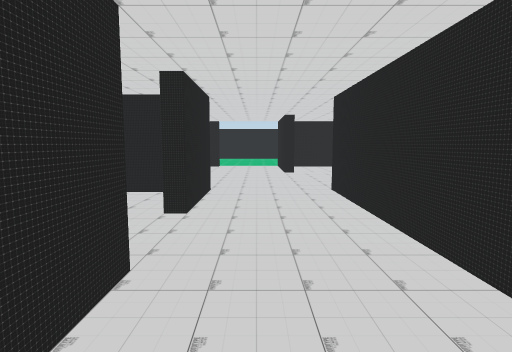
View 1 (above)

24 first-person views from a walk through a scene from a Unity 3-D project. The camera is 1.5 m above the floor, tilts 6° down and sees 80° across. Doors are open. The floor is counted in squares, 2 m on a side. Each view is taken from the middle of a square. On the plan, view 1 faces up. The plan holds only what a view shows up to about 10 squares ahead; the rest is blank. The place goes on beyond the plan. The player is left out. Some animated figures are left out.

View 2
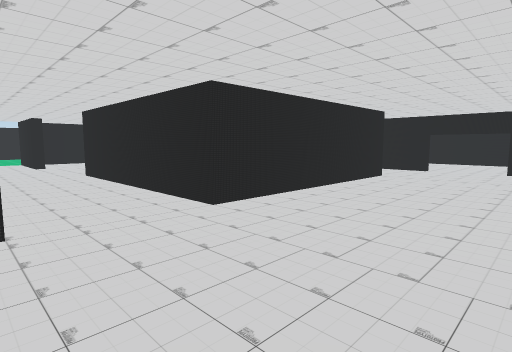

View 3
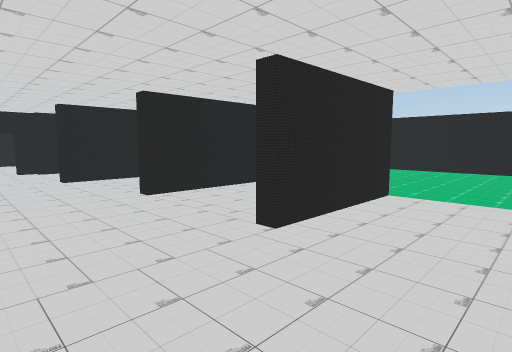

View 4
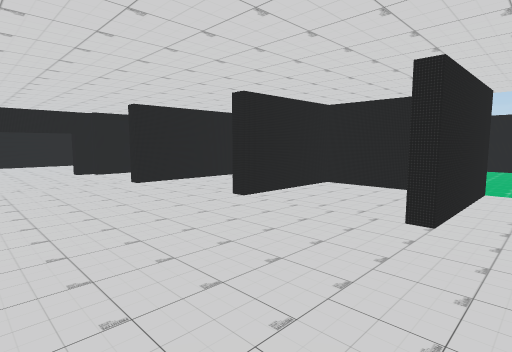

View 5
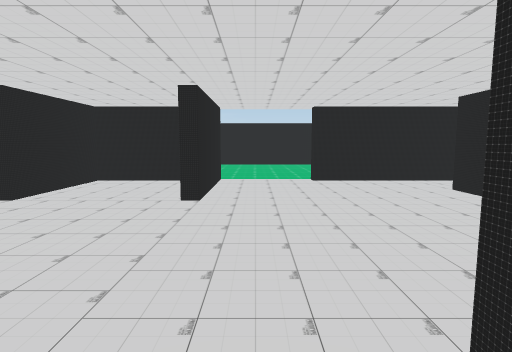

View 6
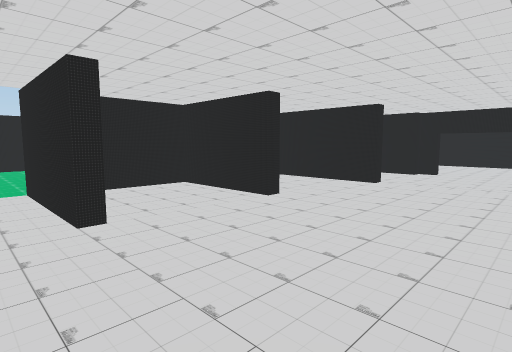

View 7
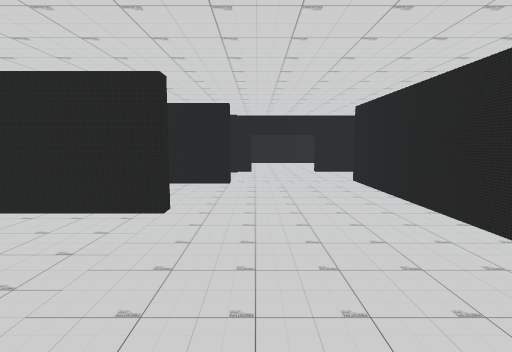

View 8
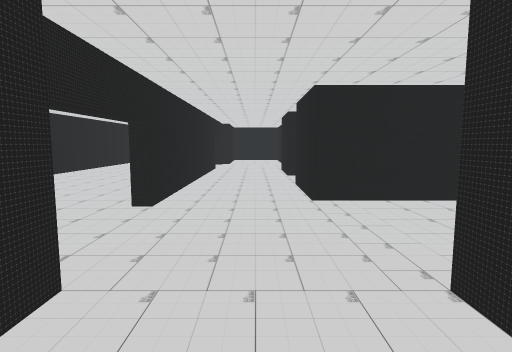

View 9
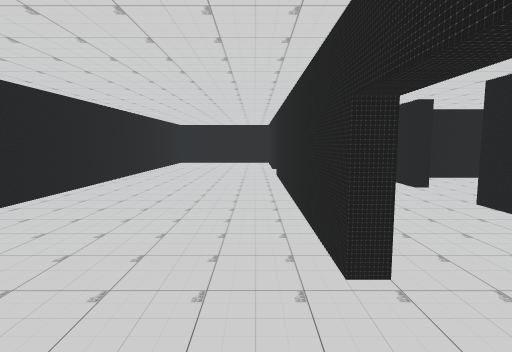

View 10
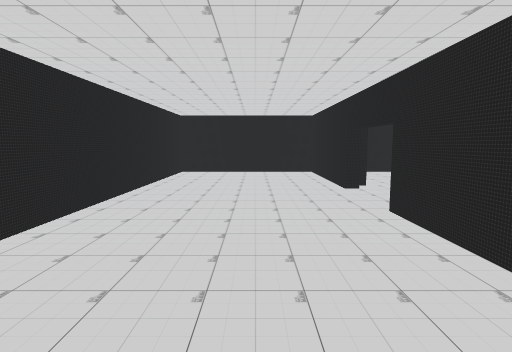

View 11
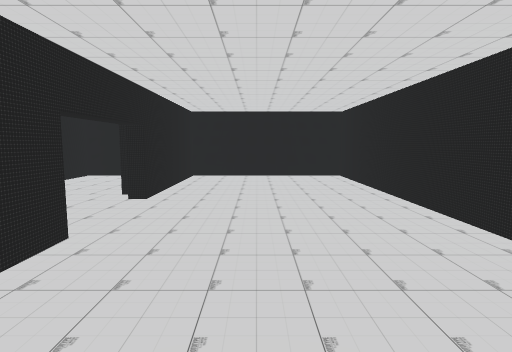

View 12
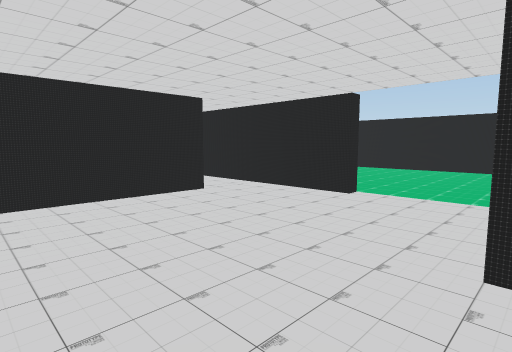

View 13
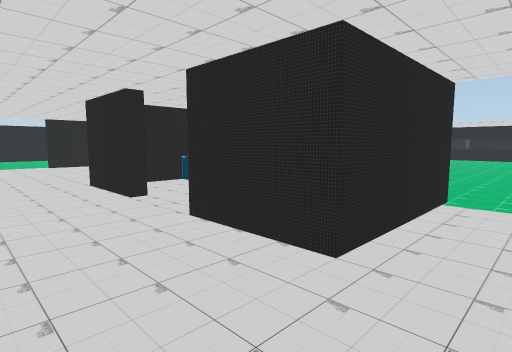

View 14
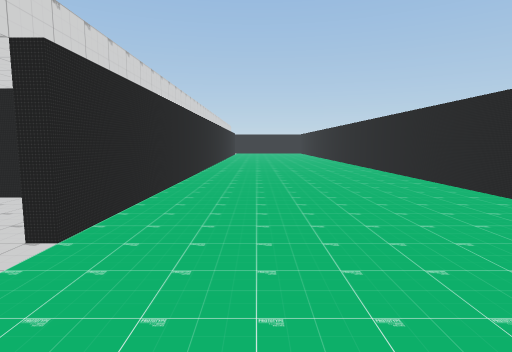

View 15
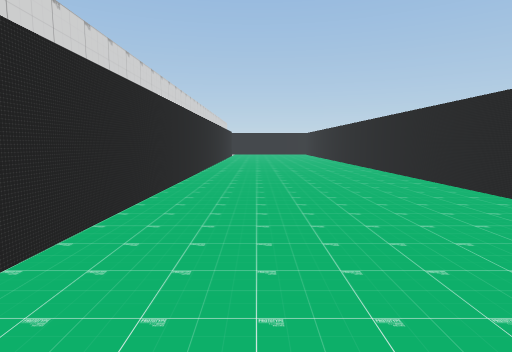

View 16
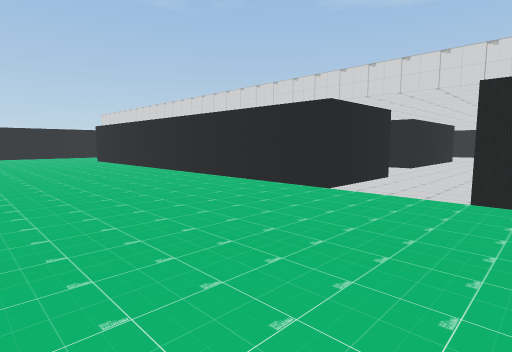

View 17
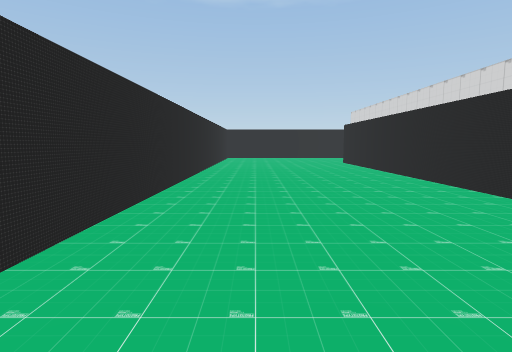

View 18
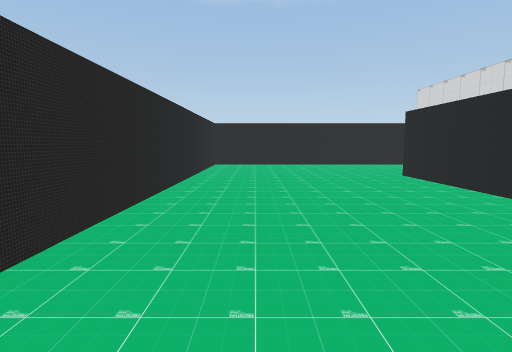

View 19
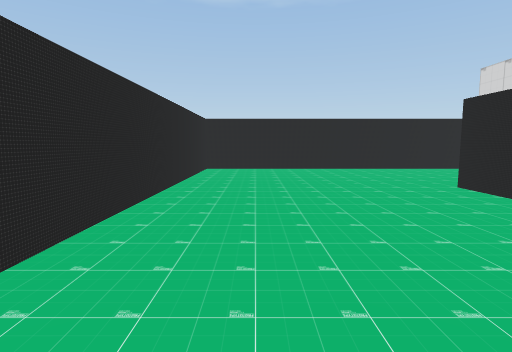

View 20
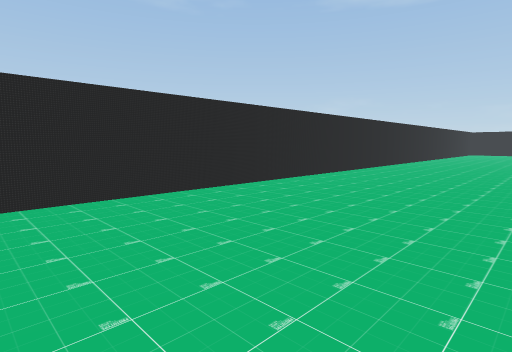

View 21
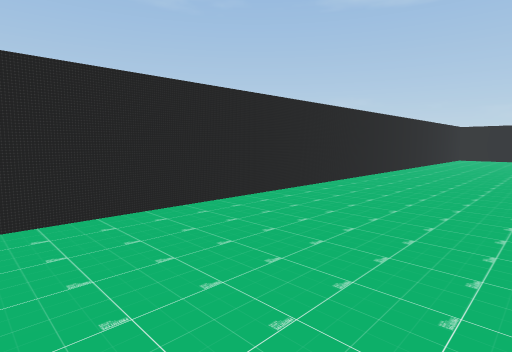

View 22
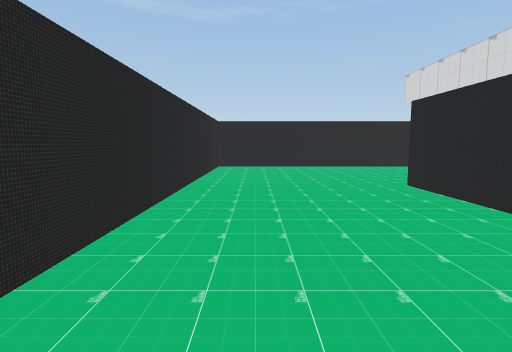

View 23
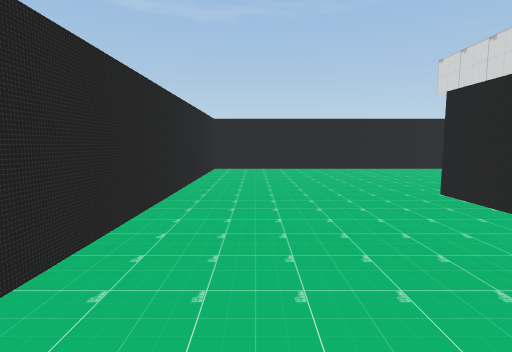

View 24
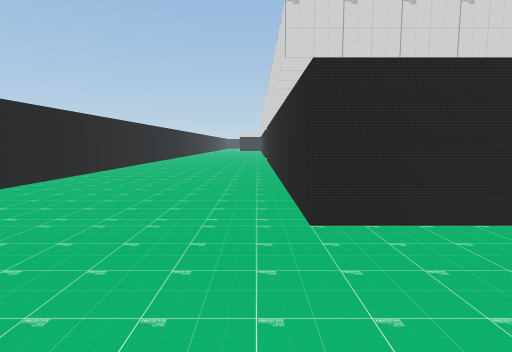

### Floor plan
Ten units are one square. View 1 is at (0, 0); x grows to the right and y downward. Boxes are objects, and circles mark ways between rooms. Rooms are numbered by the first view taken in them; rooms with no view inside come last. Other rooms are left out.
<svg viewBox="-126 -160 293 267">
<path fill="none" stroke="#000" d="M62 -18 62 0 13 0 13 -50M-8 -19 -8 0M7 56 7 30M82 5 82 -54M82 26 82 21M-32 32 -32 40M62 -50 62 -32M-8 -50 -8 -32M-41 53 -11 53M7 -79 7 -105M13 -50 62 -50M-11 -103 -51 -103M-32 -91 -32 -62M-36 -50 -8 -50M82 -70 82 -75M69 -103 60 -103 60 -75M85 -54 85 4M120 -52 120 -103 85 -103 85 -71M85 21 85 53 120 53 120 -35M7 -105 122 -105M-121 -105 -12 -105M122 31 122 55 55 55M49 102 162 102 162 -155 -121 -155M-2 102 26 102M57 50 57 25M57 -74 57 -100M15 53 32 53 32 30M32 -79 32 -103 18 -103M62 53 70 53"/>
<circle cx="0" cy="-50" r="3" fill="#2a7"/>
<circle cx="70" cy="-50" r="3" fill="#2a7"/>
<circle cx="80" cy="15" r="3" fill="#2a7"/>
<circle cx="-3" cy="53" r="3" fill="#2a7"/>
<circle cx="45" cy="30" r="3" fill="#2a7"/>
<circle cx="80" cy="-65" r="3" fill="#2a7"/>
<circle cx="-5" cy="-100" r="3" fill="#2a7"/>
<circle cx="45" cy="-80" r="3" fill="#2a7"/>
<text x="30" y="10">1</text>
<text x="20" y="-70">2</text>
<text x="70" y="-90">3</text>
<text x="100" y="-30">4</text>
<text x="40" y="-110">5</text>
<text x="40" y="40">6</text>
<text x="40" y="-90">7</text>
<text x="20" y="40">8</text>
<text x="20" y="-90">9</text>
<text x="70" y="40">10</text>
</svg>
Room 1 opens to room 2. Room 1 opens to room 4. Room 1 opens to room 5. Room 1 opens to room 6. Room 2 opens to room 4. Room 2 opens to room 5. Room 2 opens to room 7.

Where each view was taken, in squares from view 1:
view 1: 0 up, 0 right, facing up
view 2: 3 down, 1 left, facing up-right
view 3: 1 down, 1 left, facing down-right
view 4: 0 up, 0 right, facing down-right
view 5: 1 up, 0 right, facing down
view 6: 5 up, 0 right, facing up-right
view 7: 7 up, 0 right, facing right
view 8: 9 up, 7 right, facing down
view 9: 7 up, 9 right, facing down
view 10: 3 up, 10 right, facing down
view 11: 3 up, 10 right, facing up
view 12: 6 up, 1 right, facing up-left
view 13: 6 up, 1 right, facing down-left
view 14: 12 up, 1 right, facing left
view 15: 12 up, 2 left, facing left
view 16: 15 up, 2 left, facing down-right
view 17: 14 up, 0 right, facing right
view 18: 14 up, 5 right, facing right
view 19: 14 up, 7 right, facing right
view 20: 14 up, 12 right, facing down-right
view 21: 6 up, 13 right, facing down-right
view 22: 0 up, 15 right, facing down
view 23: 1 down, 15 right, facing down
view 24: 6 down, 15 right, facing left
